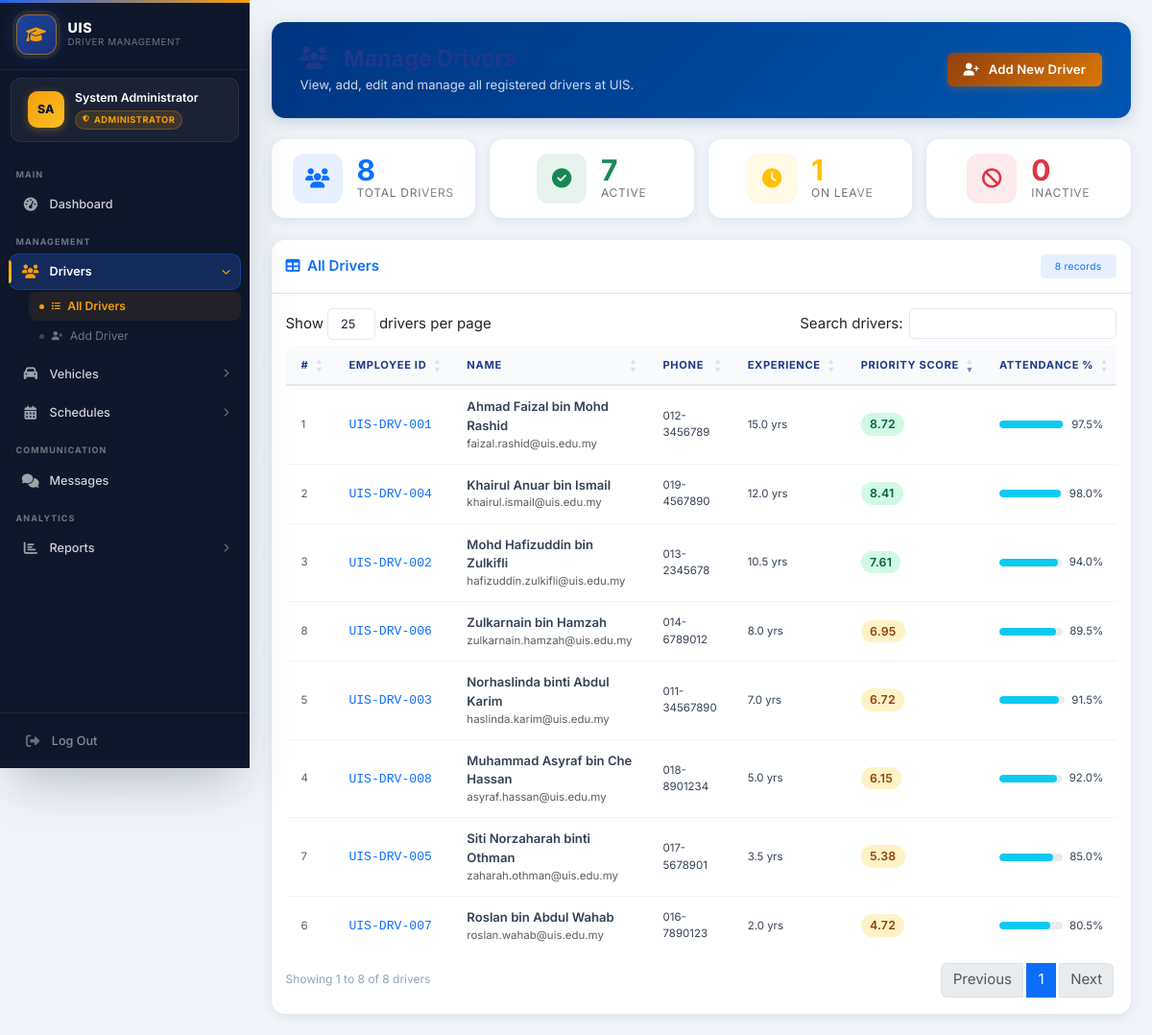
The app's page /admin/drivers.php (signed in), older data.
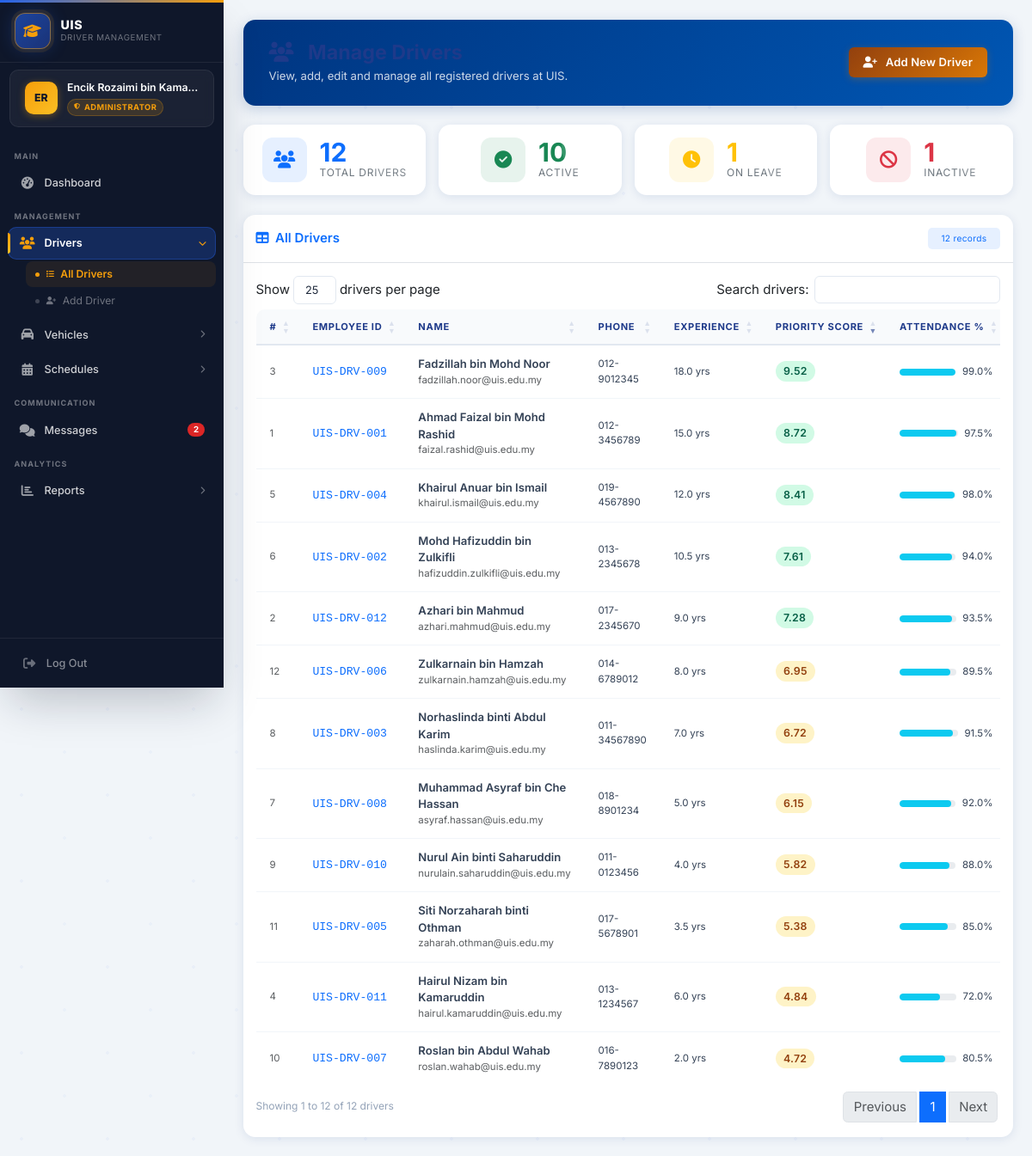
The same page, newer data.
### tables this page shows
CREATE TABLE drivers (
    driver_id           INT             NOT NULL AUTO_INCREMENT,
    employee_id         VARCHAR(20)     NOT NULL,
    name                VARCHAR(100)    NOT NULL,
    phone               VARCHAR(20)     NULL DEFAULT NULL,
    email               VARCHAR(100)    NULL DEFAULT NULL,
    address             TEXT            NULL DEFAULT NULL,
    experience_years    DECIMAL(4,1)    NOT NULL DEFAULT 0,
    attendance_rate     DECIMAL(5,2)    NOT NULL DEFAULT 100.00 COMMENT '0-100 percentage',
    performance_score   DECIMAL(5,2)    NOT NULL DEFAULT 5.00  COMMENT '0-10 scale',
    certification_score DECIMAL(5,2)    NOT NULL DEFAULT 5.00  COMMENT '0-10 scale',
    license_number      VARCHAR(50)     NULL DEFAULT NULL,
    license_class       VARCHAR(10)     NULL DEFAULT NULL,
    license_expiry      DATE            NULL DEFAULT NULL,
    status              ENUM('active','inactive','on_leave') NOT NULL DEFAULT 'active',
    created_at          TIMESTAMP       NOT NULL DEFAULT CURRENT_TIMESTAMP,
    updated_at          TIMESTAMP       NOT NULL DEFAULT CURRENT_TIMESTAMP ON UPDATE CURRENT_TIMESTAMP,
    PRIMARY KEY (driver_id),
    UNIQUE KEY uq_drivers_employee_id (employee_id)
);

### admin/drivers.php (the view, shortened to what the rows shown need)
<?php
require_once '../config/database.php';
$result  = $conn->query("SELECT * FROM drivers ORDER BY name ASC");
$drivers = $result ? $result->fetch_all(MYSQLI_ASSOC) : [];
?>
<!DOCTYPE html>
<html lang="en">
<head>
    <link href="https://cdn.jsdelivr.net/npm/bootstrap@5.3.0/dist/css/bootstrap.min.css" rel="stylesheet">
    <link href="https://cdnjs.cloudflare.com/ajax/libs/font-awesome/6.4.0/css/all.min.css" rel="stylesheet">
    <link href="https://cdn.datatables.net/1.13.6/css/dataTables.bootstrap5.min.css" rel="stylesheet">
    <link href="<?php echo SITE_URL; ?>/assets/css/style.css" rel="stylesheet">
</head>
<body>
<main class="main-content p-4">
    <div class="page-header d-flex justify-content-between align-items-center flex-wrap gap-3">
        <div>
            <h1><i class="fas fa-users me-2" aria-hidden="true"></i>Manage Drivers</h1>
        </div>
    </div>
    <div class="card table-card">
        <div class="card-body p-0">
            <div class="p-3">
                <div class="table-responsive">
                    <table id="driversTable" class="table table-hover align-middle mb-0">
                        <thead>
                            <tr>
                                <th>#</th>
                                <th>Employee ID</th>
                                <th>Name</th>
                                <th>Phone</th>
                                <th>Experience</th>
                                <th>Priority Score</th>
                                <th>Attendance %</th>
                            </tr>
                        </thead>
                        <tbody>
                        <?php foreach ($drivers as $i => $d): ?>
                            <?php
                                $score     = $d['priority_score'];
                                $scoreClass = 'priority-low';
                                if ($score >= 7)      $scoreClass = 'priority-high';
                                elseif ($score >= 4)  $scoreClass = 'priority-medium';
                            ?>
                            <tr>
                                <td class="text-muted small"><?php echo $i + 1; ?></td>
                                <td>
                                    <span class="fw-medium text-primary font-monospace">
                                        <?php echo htmlspecialchars($d['employee_id']); ?>
                                    </span>
                                </td>
                                <td>
                                    <div class="fw-semibold"><?php echo htmlspecialchars($d['name']); ?></div>
                                    <div class="small text-muted"><?php echo htmlspecialchars($d['email'] ?? ''); ?></div>
                                </td>
                                <td class="small"><?php echo htmlspecialchars($d['phone']); ?></td>
                                <td class="small">
                                    <?php echo number_format((float)$d['experience_years'], 1); ?> yr<?php echo (float)$d['experience_years'] != 1 ? 's' : ''; ?>
                                </td>
                                <td>
                                    <span class="badge-priority <?php echo $scoreClass; ?>">
                                        <?php echo number_format($score, 2); ?>
                                    </span>
                                </td>
                                <td>
                                    <div class="d-flex align-items-center gap-2">
                                        <div class="score-bar flex-grow-1" style="max-width:70px;">
                                            <div class="score-bar-fill bg-info"
                                                 style="width:<?php echo min(100, (float)$d['attendance_rate']); ?>%"></div>
                                        </div>
                                        <span class="small"><?php echo number_format((float)$d['attendance_rate'], 1); ?>%</span>
                                    </div>
                                </td>
                            </tr>
                        <?php endforeach; ?>
                        </tbody>
                    </table>
                </div>
            </div>
        </div>
    </div>
</main>
</body>
</html>

Row changes from the older to the newer data that the page shows:
added drivers: employee "UIS-DRV-012", name "Azhari bin Mahmud", email "azhari.mahmud@uis.edu.my", phone "017-2345670", experience_years "9.0", score "7.28", attendance_rate "93.5"
added drivers: employee "UIS-DRV-009", name "Fadzillah bin Mohd Noor", email "fadzillah.noor@uis.edu.my", phone "012-9012345", experience_years "18.0", score "9.52", attendance_rate "99.0"
added drivers: employee "UIS-DRV-011", name "Hairul Nizam bin Kamaruddin", email "hairul.kamaruddin@uis.edu.my", phone "013-1234567", experience_years "6.0", score "4.84", attendance_rate "72.0"
added drivers: employee "UIS-DRV-010", name "Nurul Ain binti Saharuddin", email "nurulain.saharuddin@uis.edu.my", phone "011-0123456", experience_years "4.0", score "5.82", attendance_rate "88.0"
Text that changed along with them:
$initials: "SA" → "ER"
$full_name: "System Administrator" → "Encik Rozaimi bin Kama…"
$_unread_msgs: (not shown) → "2"
$total: "8" → "12"
$active: "7" → "10"
$inactive: "0" → "1"
text written by a page script: "Show drivers per page Search drivers: Showing 1 to 8 of 8 drivers Previous 1 Next" → "Show drivers per page Search drivers: Showing 1 to 12 of 12 drivers Previous 1 Next"
